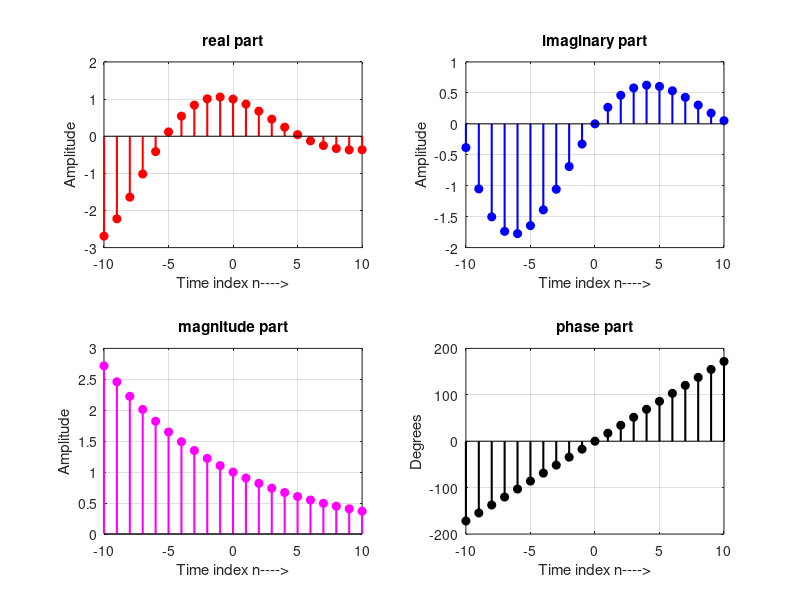

The MATLAB script that drew this image:


%%% %  Program V1_8 

%%% Generation and Display of Discrete Time Complex Exponential Signals
%%% Developed by Dr. M. Venu Gopala Rao, 
%%% Email: mvgr03@kluniversity.in,  mvgr03@gmail.com

clear all; close all; clc;

n = [-10:1:10]; 
alpha = -0.1+0.3j;
x = exp(alpha*n) ;
% x = exp(alpha*n).*sin(2*pi*0.12*n) ;

subplot(2,2,1); stem(n,real(x),'r','fill', 'LineWidth', 1.5);
xlabel('Time index n---->');ylabel('Amplitude');
title('real part'); grid on;

subplot(2,2,2); stem(n,imag(x),'b','fill', 'LineWidth', 1.5);
xlabel('Time index n---->');ylabel('Amplitude');
title('imaginary part'); grid on;

subplot(2,2,3); stem(n,abs(x),'m','fill', 'LineWidth', 1.5);
xlabel('Time index n---->');ylabel('Amplitude');
title('magnitude part'); grid on;

subplot(2,2,4); stem(n,(180/pi)*angle(x),'k','fill', 'LineWidth', 1.5);
xlabel('Time index n---->');ylabel('Degrees');
title('phase part'); grid on;
